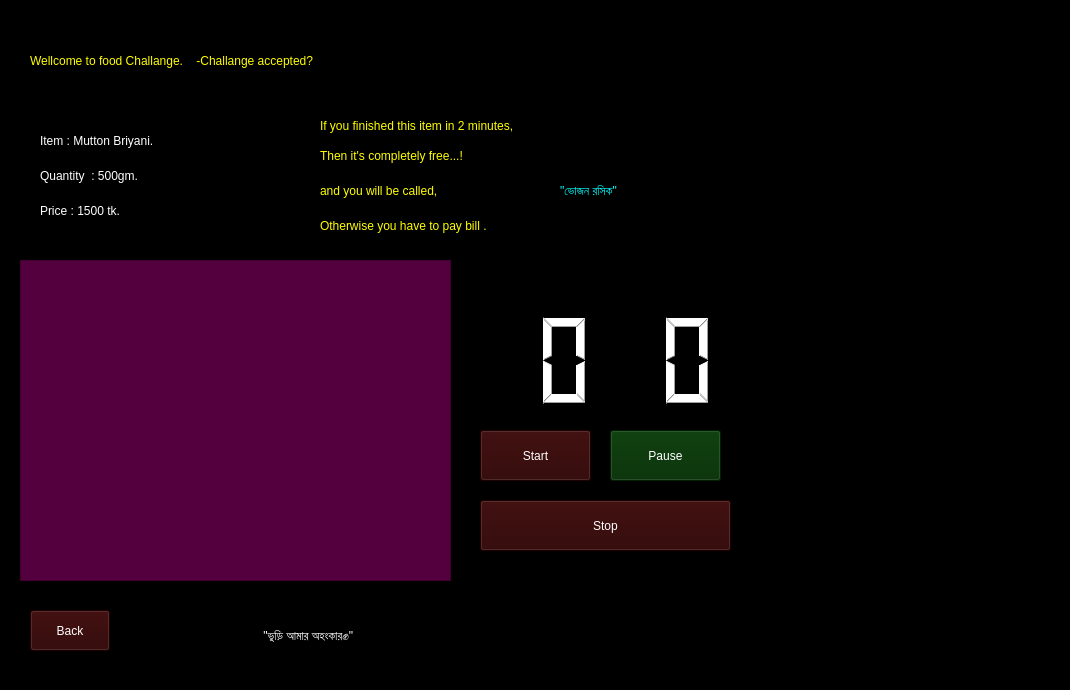
    <widget class="QWidget" name="food_chalange">
     <property name="styleSheet">
      <string notr="true">background-color: rgb(0, 0, 0);</string>
     </property>
     <widget class="QLabel" name="label_64">
      <property name="geometry">
       <rect>
        <x>0</x>
        <y>0</y>
        <width>1061</width>
        <height>681</height>
       </rect>
      </property>
      <property name="text">
       <string/>
      </property>
      <property name="pixmap">
       <pixmap resource="resource.qrc">:/image/F:/projects_image/chef02.jpg</pixmap>
      </property>
      <property name="scaledContents">
       <bool>true</bool>
      </property>
     </widget>
     <widget class="QFrame" name="frame_34">
      <property name="geometry">
       <rect>
        <x>460</x>
        <y>260</y>
        <width>291</width>
        <height>321</height>
       </rect>
      </property>
      <property name="styleSheet">
       <string notr="true">color: rgb(255, 255, 255);
background-image: url(:/image/F:/projects_image/resister.jpg);</string>
      </property>
      <property name="frameShape">
       <enum>QFrame::StyledPanel</enum>
      </property>
      <property name="frameShadow">
       <enum>QFrame::Raised</enum>
      </property>
      <widget class="QWidget" name="horizontalLayoutWidget_2">
       <property name="geometry">
        <rect>
         <x>20</x>
         <y>50</y>
         <width>241</width>
         <height>101</height>
        </rect>
       </property>
       <layout class="QHBoxLayout" name="horizontalLayout_2">
        <item>
         <widget class="QLCDNumber" name="minutos">
          <property name="styleSheet">
           <string notr="true">background-color: rgb(0, 0, 0);</string>
          </property>
          <property name="digitCount">
           <number>2</number>
          </property>
         </widget>
        </item>
        <item>
         <widget class="QLCDNumber" name="segundos">
          <property name="styleSheet">
           <string notr="true">background-color: rgb(0, 0, 0);</string>
          </property>
          <property name="digitCount">
           <number>2</number>
          </property>
         </widget>
        </item>
       </layout>
      </widget>
      <widget class="QPushButton" name="start_button">
       <property name="geometry">
        <rect>
         <x>20</x>
         <y>170</y>
         <width>111</width>
         <height>51</height>
        </rect>
       </property>
       <property name="styleSheet">
        <string notr="true">font: 14pt &quot;Impact&quot;;
background-color: rgb(44, 0, 0);
color: rgb(255, 255, 255);</string>
       </property>
       <property name="text">
        <string>Start</string>
       </property>
      </widget>
      <widget class="QPushButton" name="pause_button">
       <property name="geometry">
        <rect>
         <x>150</x>
         <y>170</y>
         <width>111</width>
         <height>51</height>
        </rect>
       </property>
       <property name="styleSheet">
        <string notr="true">font: 14pt &quot;Impact&quot;;
background-color: rgb(0, 44, 0);
color: rgb(255, 255, 255);</string>
       </property>
       <property name="text">
        <string>Pause</string>
       </property>
      </widget>
      <widget class="QPushButton" name="stop_button">
       <property name="geometry">
        <rect>
         <x>20</x>
         <y>240</y>
         <width>251</width>
         <height>51</height>
        </rect>
       </property>
       <property name="styleSheet">
        <string notr="true">font: 14pt &quot;Impact&quot;;
background-color: rgb(44, 0, 0);
color: rgb(255, 255, 255);</string>
       </property>
       <property name="text">
        <string>Stop</string>
       </property>
      </widget>
     </widget>
     <widget class="QPushButton" name="food_challange_back">
      <property name="geometry">
       <rect>
        <x>30</x>
        <y>610</y>
        <width>80</width>
        <height>41</height>
       </rect>
      </property>
      <property name="styleSheet">
       <string notr="true">font: 14pt &quot;Impact&quot;;
background-color: rgb(44, 0, 0);
color: rgb(255, 255, 255);</string>
      </property>
      <property name="text">
       <string>Back</string>
      </property>
     </widget>
     <widget class="QFrame" name="frame_36">
      <property name="geometry">
       <rect>
        <x>20</x>
        <y>30</y>
        <width>731</width>
        <height>61</height>
       </rect>
      </property>
      <property name="styleSheet">
       <string notr="true">background-image: url(:/image/F:/projects_image/time.jpg);</string>
      </property>
      <property name="frameShape">
       <enum>QFrame::StyledPanel</enum>
      </property>
      <property name="frameShadow">
       <enum>QFrame::Raised</enum>
      </property>
      <widget class="QLabel" name="label_66">
       <property name="geometry">
        <rect>
         <x>10</x>
         <y>10</y>
         <width>701</width>
         <height>41</height>
        </rect>
       </property>
       <property name="styleSheet">
        <string notr="true">font: 16pt &quot;Jokerman&quot;;
color: rgb(255, 255, 0);</string>
       </property>
       <property name="text">
        <string>Wellcome to food Challange.    -Challange accepted?</string>
       </property>
      </widget>
     </widget>
     <widget class="QFrame" name="frame_37">
      <property name="geometry">
       <rect>
        <x>20</x>
        <y>260</y>
        <width>431</width>
        <height>321</height>
       </rect>
      </property>
      <property name="styleSheet">
       <string notr="true">background-color: rgb(84, 0, 63);</string>
      </property>
      <property name="frameShape">
       <enum>QFrame::StyledPanel</enum>
      </property>
      <property name="frameShadow">
       <enum>QFrame::Raised</enum>
      </property>
      <widget class="QLabel" name="label_67">
       <property name="geometry">
        <rect>
         <x>10</x>
         <y>10</y>
         <width>411</width>
         <height>301</height>
        </rect>
       </property>
       <property name="text">
        <string/>
       </property>
       <property name="pixmap">
        <pixmap resource="resource.qrc">:/image/F:/projects_image/mutton.jpg</pixmap>
       </property>
       <property name="scaledContents">
        <bool>true</bool>
       </property>
      </widget>
     </widget>
     <widget class="QFrame" name="frame_38">
      <property name="geometry">
       <rect>
        <x>20</x>
        <y>100</y>
        <width>731</width>
        <height>151</height>
       </rect>
      </property>
      <property name="styleSheet">
       <string notr="true">background-image: url(:/image/F:/projects_image/timew.jpg);</string>
      </property>
      <property name="frameShape">
       <enum>QFrame::StyledPanel</enum>
      </property>
      <property name="frameShadow">
       <enum>QFrame::Raised</enum>
      </property>
      <widget class="QLabel" name="label_68">
       <property name="geometry">
        <rect>
         <x>20</x>
         <y>30</y>
         <width>211</width>
         <height>21</height>
        </rect>
       </property>
       <property name="styleSheet">
        <string notr="true">font: 14pt &quot;Impact&quot;;
color: rgb(255, 255, 255);</string>
       </property>
       <property name="text">
        <string>Item : Mutton Briyani.</string>
       </property>
      </widget>
      <widget class="QLabel" name="label_69">
       <property name="geometry">
        <rect>
         <x>20</x>
         <y>60</y>
         <width>181</width>
         <height>31</height>
        </rect>
       </property>
       <property name="styleSheet">
        <string notr="true">font: 14pt &quot;Impact&quot;;
color: rgb(255, 255, 255);</string>
       </property>
       <property name="text">
        <string>Quantity  : 500gm.</string>
       </property>
      </widget>
      <widget class="QLabel" name="label_70">
       <property name="geometry">
        <rect>
         <x>20</x>
         <y>90</y>
         <width>141</width>
         <height>41</height>
        </rect>
       </property>
       <property name="styleSheet">
        <string notr="true">font: 14pt &quot;Impact&quot;;
color: rgb(255, 255, 255);</string>
       </property>
       <property name="text">
        <string>Price : 1500 tk.</string>
       </property>
      </widget>
      <widget class="QFrame" name="frame_39">
       <property name="geometry">
        <rect>
         <x>250</x>
         <y>0</y>
         <width>41</width>
         <height>151</height>
        </rect>
       </property>
       <property name="styleSheet">
        <string notr="true">background-image: url(:/image/F:/projects_image/chefanother.jpg);</string>
       </property>
       <property name="frameShape">
        <enum>QFrame::StyledPanel</enum>
       </property>
       <property name="frameShadow">
        <enum>QFrame::Raised</enum>
       </property>
      </widget>
      <widget class="QLabel" name="label_71">
       <property name="geometry">
        <rect>
         <x>300</x>
         <y>10</y>
         <width>401</width>
         <height>31</height>
        </rect>
       </property>
       <property name="styleSheet">
        <string notr="true">font: 75 14pt &quot;Comic Sans MS&quot;;
color: rgb(255, 255, 0);</string>
       </property>
       <property name="text">
        <string>If you finished this item in 2 minutes,</string>
       </property>
      </widget>
      <widget class="QLabel" name="label_72">
       <property name="geometry">
        <rect>
         <x>300</x>
         <y>40</y>
         <width>401</width>
         <height>31</height>
        </rect>
       </property>
       <property name="styleSheet">
        <string notr="true">font: 75 14pt &quot;Comic Sans MS&quot;;
color: rgb(255, 255, 0);</string>
       </property>
       <property name="text">
        <string>Then it's completely free...!</string>
       </property>
      </widget>
      <widget class="QLabel" name="label_73">
       <property name="geometry">
        <rect>
         <x>300</x>
         <y>110</y>
         <width>401</width>
         <height>31</height>
        </rect>
       </property>
       <property name="styleSheet">
        <string notr="true">font: 75 14pt &quot;Comic Sans MS&quot;;
color: rgb(255, 255, 0);</string>
       </property>
       <property name="text">
        <string>Otherwise you have to pay bill .</string>
       </property>
      </widget>
      <widget class="QLabel" name="label_74">
       <property name="geometry">
        <rect>
         <x>300</x>
         <y>70</y>
         <width>241</width>
         <height>41</height>
        </rect>
       </property>
       <property name="styleSheet">
        <string notr="true">font: 75 14pt &quot;Comic Sans MS&quot;;
color: rgb(255, 255, 0);</string>
       </property>
       <property name="text">
        <string>and you will be called,</string>
       </property>
      </widget>
      <widget class="QLabel" name="label_75">
       <property name="geometry">
        <rect>
         <x>540</x>
         <y>70</y>
         <width>181</width>
         <height>41</height>
        </rect>
       </property>
       <property name="styleSheet">
        <string notr="true">font: 75 16pt &quot;GoomtiMJ &quot;;
color: rgb(0, 255, 255);</string>
       </property>
       <property name="text">
        <string>&quot;ভোজন রসিক&quot;</string>
       </property>
      </widget>
     </widget>
     <widget class="QLabel" name="label_76">
      <property name="geometry">
       <rect>
        <x>250</x>
        <y>620</y>
        <width>241</width>
        <height>31</height>
       </rect>
      </property>
      <property name="styleSheet">
       <string notr="true">font: 75 14pt &quot;KumarkhaliMJ&quot;;
color: rgb(255, 255, 255);</string>
      </property>
      <property name="text">
       <string>    &quot;ভুড়ি আমার অহংকার✊&quot;</string>
      </property>
     </widget>
     <widget class="QFrame" name="frame_41">
      <property name="geometry">
       <rect>
        <x>230</x>
        <y>610</y>
        <width>281</width>
        <height>51</height>
       </rect>
      </property>
      <property name="frameShape">
       <enum>QFrame::StyledPanel</enum>
      </property>
      <property name="frameShadow">
       <enum>QFrame::Raised</enum>
      </property>
     </widget>
     <zorder>label_64</zorder>
     <zorder>frame_34</zorder>
     <zorder>food_challange_back</zorder>
     <zorder>frame_36</zorder>
     <zorder>frame_37</zorder>
     <zorder>frame_38</zorder>
     <zorder>frame_41</zorder>
     <zorder>label_76</zorder>
    </widget>
